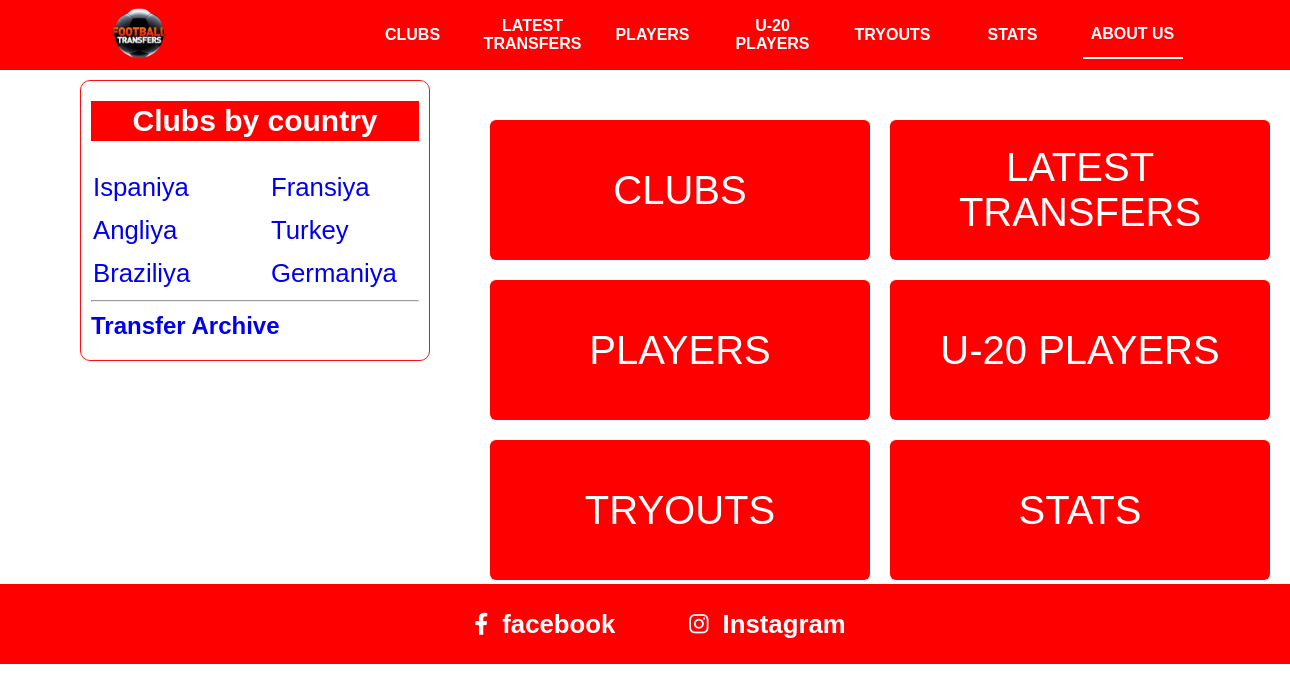
The page / on the database its author committed.
### mainAPP/models.py (models this page shows, shortened)
class Davlat(models.Model):
    nom = models.CharField(max_length=255,unique=True)
    class Meta:
        verbose_name = "Davlat"
        verbose_name_plural = "Davlatlar"

### mainAPP/views.py (the view)
# urls.py: path('', index, name='home'),
def index(request):
    return render(request, "index.html")

### mainAPP/context_processors.py (called while the page is built)
def countries(request):
    davlatlar = Davlat.objects.all()
    if len(davlatlar) % 2 == 0:
        countries1 = davlatlar[:len(davlatlar) // 2]
        countries2 = davlatlar[len(davlatlar) // 2:]
    else:
        countries1 = davlatlar[:(len(davlatlar) +1)  // 2]
        countries2 = davlatlar[(len(davlatlar) + 1) //2:]
    content = {
        'countries1': countries1,
        'countries2': countries2
    }
    return content

### templates/index.html
{% extends 'header.html' %}
{% block content %}
      <div class="latest-transfers">
        <div class="countries">
          <a href="./clubs.html"> CLUBS </a>
          <a href="./latest-transfers.html"> LATEST TRANSFERS </a>
          <a href="./players.html"> PLAYERS </a>
          <a href="./U-20 players.html"> U-20 PLAYERS </a>
          <a href="./tryouts.html"> TRYOUTS </a>
          <a href="./stats.html"> STATS </a>
        </div>
      </div>
{% endblock %}

### templates/header.html (shortened to what this page needs)
<!DOCTYPE html>
<html>
  <head>
    {% load static %}
    <link rel="stylesheet" type="text/css" media="screen" href="{% static 'css/main.css' %}" />
    <link
      rel="stylesheet"
      href="https://cdnjs.cloudflare.com/ajax/libs/font-awesome/6.1.1/css/all.min.css"
    />
  </head>
  <body>
    <div class="container">
      <div class="navbar">
        <div class="icon">
          <a href="./index.html">
            <img src="img/12252568_173-removebg-preview.png" alt="" />
          </a>
        </div>
        <div class="links">
          <div><a href="{%url 'clubs' %}">CLUBS</a></div>
          <div><a href="{%url 'latest-transfers' %}">LATEST TRANSFERS</a></div>
          <div><a href="{%url 'players' %}">PLAYERS</a></div>
          <div><a href="{%url 'u20_players' %}">U-20 PLAYERS</a></div>
          <div><a href="{%url 'tryouts' %}">TRYOUTS</a></div>
          <div><a href="{%url 'stats' %}">STATS</a></div>
          <div class="navActive"><a href="{%url 'about' %}">ABOUT US</a></div>
        </div>
      </div>
      <div class="country-clubs">
        <h2 id="title">Clubs by country</h2>
        <div class="country">
          <div>
            {% for country in countries1 %}
            <h3><a href="/{{ country.nom}}/clubs/">{{country.nom}}</a> <br /></h3>
            {% endfor %}
          </div>
          <div>
            {% for country in countries2 %}
              <h3><a href="/{{country.nom}}/clubs/">{{country.nom}}</a> <br /></h3>
            {% endfor %}
          </div>
        </div>
         <hr>
        <h2><a href="/transfer-archive/">Transfer Archive</a></h2>
      </div>
      {% block content %}
        {% endblock %}
        <div class="footer">
        <a href="https://www.facebook.com/topfootballtransfers/">
          <div>
            <i class="fa-brands fa-facebook-f"></i> &nbsp;
            <h3>facebook</h3>
          </div>
        </a>
        <a href="https://www.instagram.com/topfootballtransfers/">
          <div>
            <i class="fa-brands fa-instagram"></i> &nbsp;
            <h3>Instagram</h3>
          </div>
        </a>
      </div>
    </div>
  </body>
</html>

### static/css/main.css (style rules this page uses)
* { margin: 0; padding: 0; box-sizing: border-box; }
.container { width: 100% !important; display: inline-block; font-family: sans-serif; }
.container .navbar { width: 100%; background-color: red; display: flex; align-items: center; justify-content: space-around; position: fixed; z-index: 99; height: 70px !important; }
.container .navbar .icon { width: 100px; overflow: hidden; }
.container .navbar .icon img { width: 130%; margin-left: -14%; }
.container .navbar .links { z-index: 999; display: flex; }
.container .navbar .links div { width: 100px; text-align: center; display: flex; align-items: center; margin-right: 20px; }
.container .navbar .links div a { color: white; font-weight: 700; text-decoration: none; width: 100px !important; height: 45px; display: flex; align-items: center; justify-content: center; }
.container .navActive { border-bottom: 2px solid white !important; }
.container .countries { display: inline-block; width: 100%; display: flex; flex-wrap: wrap; gap: 20px; justify-content: center; }
.container .countries a { color: white; text-decoration: none; width: 380px; height: 140px; background-color: red; border-radius: 6px; font-size: 40px; display: flex; justify-content: center; align-items: center; text-align: center; transition: all 0.3s ease; }
.country-clubs { width: 350px; border: 1px solid rgb(255, 16, 16); border-radius: 10px; position: fixed; top: 80px; left: 80px; padding: 10px 10px; padding-bottom: 10px; }
.country-clubs h2 { margin: 10px 0px; transition: all 0.3s ease; }
.country-clubs h2 a { text-decoration: none; }
.country-clubs #title { font-size: 30px; background-color: red; color: white; text-align: center; line-height: 40px; }
.country-clubs .country { width: 100%; display: flex; flex-wrap: wrap; justify-content: space-between; font-size: 22px; margin-top: 20px; }
.country-clubs .country div { width: 150px; height: 100%; }
.country-clubs .country h3 { font-weight: 100 !important; margin: 10px 0px !important; width: 100%; padding: 2px 2px; transition: all 0.3s ease; }
.country-clubs .country h3 a { text-decoration: none; margin-top: 20px !important; }
.latest-transfers { display: inline-block; width: 800px; margin-left: 480px; margin-top: 120px !important; }
.latest-transfers { display: inline-block; width: 800px; margin-left: 480px; margin-top: 220px; overflow: hidden; }
.footer { width: 100%; background-color: red; height: 80px; display: flex; align-items: center; justify-content: center; font-size: 22px; padding-left: 80px; }
.footer a { margin-right: 50px; color: white; text-decoration: none; word-spacing: 8px; padding: 4px 12px; border-radius: 5px; transition: all 0.3s ease; }
.footer a div { display: flex; align-items: center; }

### rows shown on the page
Davlat: nom "Ispaniya"
Davlat: nom "Angliya"
Davlat: nom "Braziliya"
Davlat: nom "Fransiya"
Davlat: nom "Turkey"
Davlat: nom "Germaniya"
